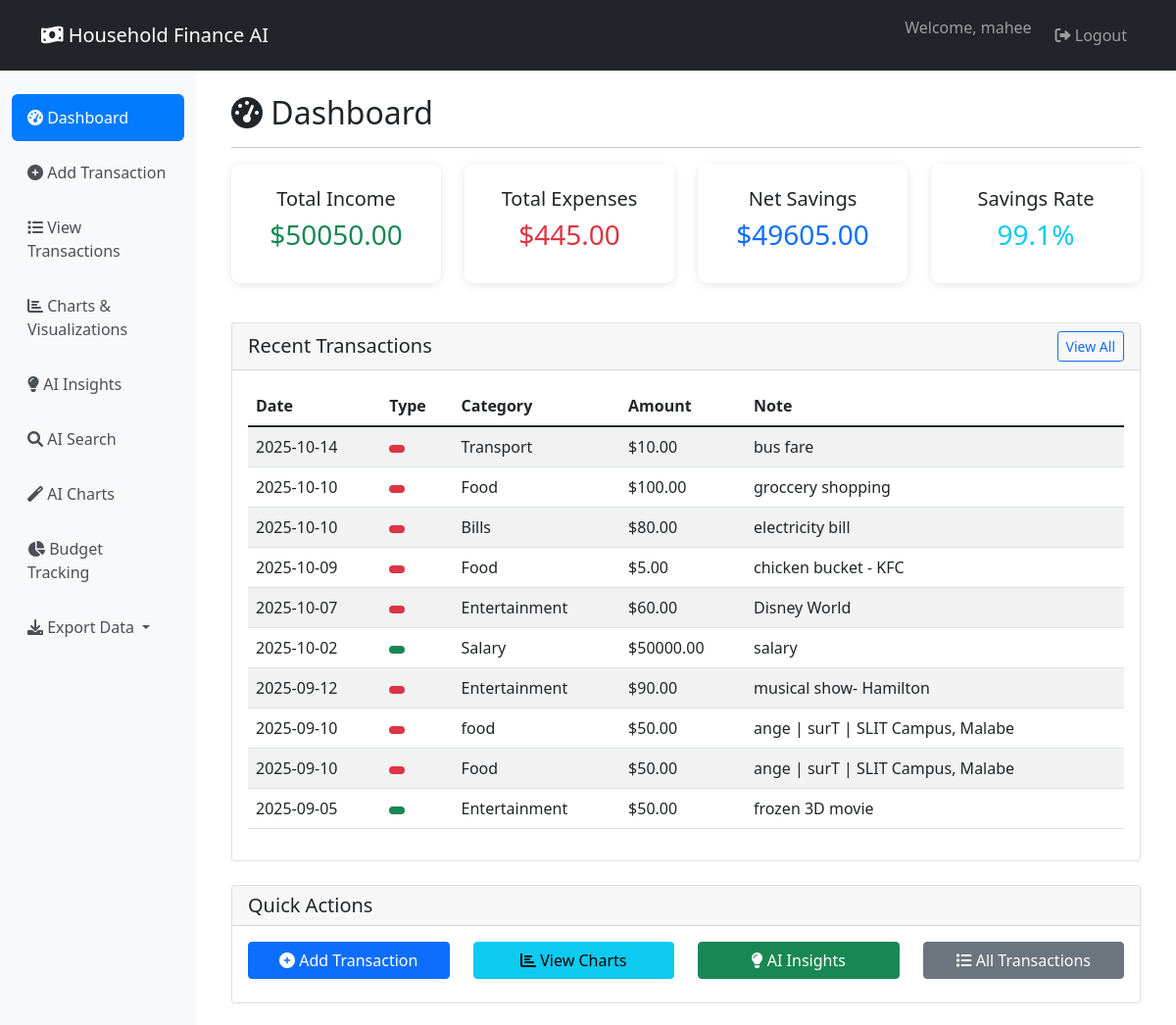
The page /dashboard (signed in, upper part) on the database as committed earlier.
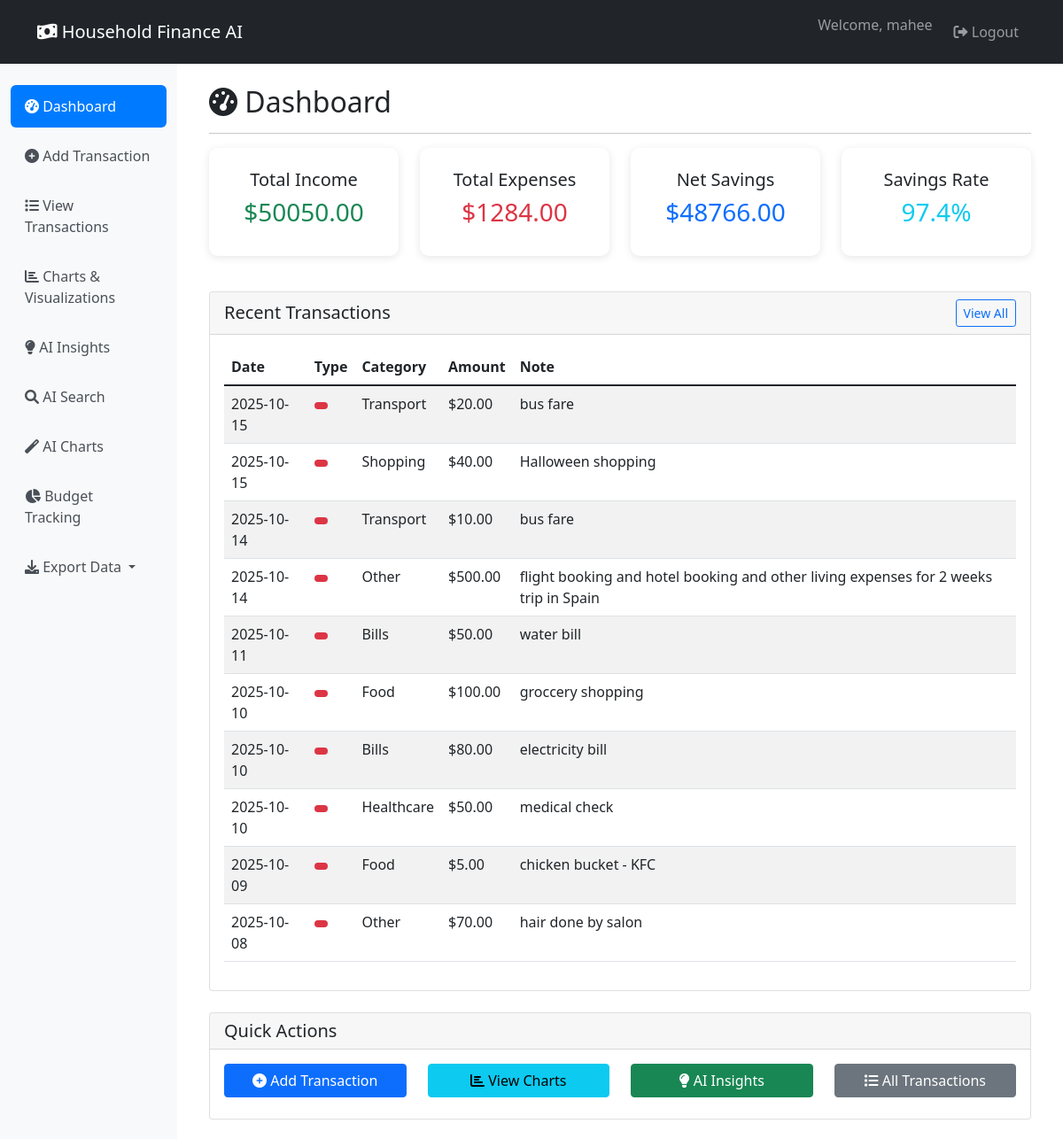
The same page on the database as committed later.
### core/database.py (models this page shows, shortened)
class Transaction(db.Model):
    __tablename__ = "transactions"
    id = db.Column(db.Integer, primary_key=True)
    user_id = db.Column(db.Integer, db.ForeignKey("users.id"), nullable=False)
    type = db.Column(db.String(20), nullable=False)  # ✅ This should be 'type' not 't_type'
    category = db.Column(db.String(100), nullable=False)
    amount = db.Column(db.Float, nullable=False)
    date = db.Column(db.Date, nullable=False, default=datetime.utcnow)
    note = db.Column(db.Text, nullable=True)
    created_at = db.Column(db.DateTime, default=datetime.utcnow)
    user = db.relationship("User", back_populates="transactions")

### app/routes/transactions.py (the view)
@transactions_bp.route('/')
@transactions_bp.route('/dashboard')
@login_required
def dashboard():
    transactions = collector.get_user_transactions(current_user.id)
    if not transactions:
        return render_template('dashboard.html', title='Dashboard',
                             transactions=[], metrics={}, anomalies=[], summary={},
                             show_welcome=True)
    df = collector.get_transactions_df(current_user.id)
    total_income = df[df['type'].str.lower() == 'income']['amount'].sum()
    total_expense = df[df['type'].str.lower() == 'expense']['amount'].sum()
    savings = total_income - total_expense
    savings_rate = (savings / total_income * 100) if total_income > 0 else 0
    metrics = {
        'total_income': total_income,
        'total_expense': total_expense,
        'savings': savings,
        'savings_rate': savings_rate,
        'transaction_count': len(transactions)
    }
    recent_transactions = sorted(transactions, key=lambda x: x.date, reverse=True)[:10]
    anomalies = collector.detect_anomalies(current_user.id)
    summary = collector.generate_summary(current_user.id, period='week')
    return render_template('dashboard.html',
                         title='Dashboard',
                         metrics=metrics,
                         transactions=recent_transactions,
                         anomalies=anomalies,
                         summary=summary,
                         show_welcome=False)

### agents/data_collector.py (called while the page is built)
    def get_transactions_df(self, user_id):
        transactions = Transaction.query.filter_by(user_id=user_id).all()
        if not transactions:
            return pd.DataFrame()
        data = [{
            "id": t.id,
            "date": t.date,
            "type": t.type,  # CHANGED: t_type → type
            "category": t.category,
            "amount": t.amount,
            "note": t.note
        } for t in transactions]
        df = pd.DataFrame(data)
        if not df.empty and 'date' in df.columns:
            df['date'] = pd.to_datetime(df['date'])
        return df

    def get_user_transactions(self, user_id):
        return Transaction.query.filter_by(user_id=user_id).all()

    def detect_anomalies(self, user_id):
        df = self.get_transactions_df(user_id)
        if df.empty:
            return []
        mean = df['amount'].mean()
        std = df['amount'].std()
        if std > 0:
            anomalies = df[df['amount'] > mean + 2 * std]
            return anomalies.to_dict('records')
        return []

### app/templates/dashboard.html (shortened to what the changed rows need)
{% extends "base.html" %}
{% block content %}
<div class="row">
    <div class="col-12">
        <h2><i class="fas fa-tachometer-alt"></i> Dashboard</h2>
    </div>
</div>
{% if show_welcome %}
<div class="row">
    <div class="col-12">
        <div class="alert alert-info">
            <h4>Welcome to Household Finance AI Platform!</h4>
            <p>Get started by adding your first transaction to see insights and charts.</p>
            <a href="{{ url_for('transactions.add_transaction') }}" class="btn btn-primary">
                <i class="fas fa-plus-circle"></i> Add Your First Transaction
            </a>
        </div>
    </div>
</div>
{% else %}
<div class="row">
    <div class="col-md-3">
        <div class="metric-card text-center">
            <h5>Total Income</h5>
            <h3 class="text-success">${{ "%.2f"|format(metrics.total_income) }}</h3>
        </div>
    </div>
    <div class="col-md-3">
        <div class="metric-card text-center">
            <h5>Total Expenses</h5>
            <h3 class="text-danger">${{ "%.2f"|format(metrics.total_expense) }}</h3>
        </div>
    </div>
    <div class="col-md-3">
        <div class="metric-card text-center">
            <h5>Net Savings</h5>
            <h3 class="text-primary">${{ "%.2f"|format(metrics.savings) }}</h3>
        </div>
    </div>
    <div class="col-md-3">
        <div class="metric-card text-center">
            <h5>Savings Rate</h5>
            <h3 class="text-info">{{ "%.1f"|format(metrics.savings_rate) }}%</h3>
        </div>
    </div>
</div>
<div class="row mt-4">
    <div class="col-12">
        <div class="card">
            <div class="card-header d-flex justify-content-between align-items-center">
                <h5 class="mb-0">Recent Transactions</h5>
                <a href="{{ url_for('transactions.view_transactions') }}" class="btn btn-sm btn-outline-primary">
                    View All
                </a>
            </div>
            <div class="card-body">
                {% if transactions %}
                <div class="table-responsive">
                    <table class="table table-striped">
                        <thead>
                            <tr>
                                <th>Date</th>
                                <th>Type</th>
                                <th>Category</th>
                                <th>Amount</th>
                                <th>Note</th>
                            </tr>
                        </thead>
                        <tbody>
                            {% for transaction in transactions %}
                            <tr>
                                <td>{{ transaction.date.strftime('%Y-%m-%d') }}</td>
                                <td>
                                    <span class="badge {% if transaction.type == 'income' %}bg-success{% else %}bg-danger{% endif %}">
                                </td>
                                <td>{{ transaction.category }}</td>
                                <td>${{ "%.2f"|format(transaction.amount) }}</td>
                                <td>{{ transaction.note or '-' }}</td>
                            </tr>
                            {% endfor %}
                        </tbody>
                    </table>
                </div>
                {% else %}
                <p class="text-muted">No transactions found.</p>
                {% endif %}
            </div>
        </div>
    </div>
</div>
<div class="row mt-4">
    <div class="col-12">
        <div class="card">
            <div class="card-header">
                <h5 class="mb-0">Quick Actions</h5>
            </div>
            <div class="card-body">
                <div class="row">
                    <div class="col-md-3 mb-2">
                        <a href="{{ url_for('transactions.add_transaction') }}" class="btn btn-primary w-100">
                            <i class="fas fa-plus-circle"></i> Add Transaction
                        </a>
                    </div>
                    <div class="col-md-3 mb-2">
                        <a href="{{ url_for('charts.charts_page') }}" class="btn btn-info w-100">
                            <i class="fas fa-chart-bar"></i> View Charts
                        </a>
                    </div>
                    <div class="col-md-3 mb-2">
                        <a href="{{ url_for('insights.insights_page') }}" class="btn btn-success w-100">
                            <i class="fas fa-lightbulb"></i> AI Insights
                        </a>
                    </div>
                    <div class="col-md-3 mb-2">
                        <a href="{{ url_for('transactions.view_transactions') }}" class="btn btn-secondary w-100">
                            <i class="fas fa-list"></i> All Transactions
                        </a>
                    </div>
                </div>
            </div>
        </div>
    </div>
</div>
{% endif %}
{% endblock %}

Rows that differ between the two databases and show on the page:
no longer on this page (row unchanged): Transaction: amount "60.00"
no longer on this page (row unchanged): Transaction: amount "50000.00"
no longer on this page (row unchanged): Transaction: amount "90.00"
no longer on this page (row unchanged): Transaction: amount "50.00"
no longer on this page (row unchanged): Transaction: amount "50.00"
no longer on this page (row unchanged): Transaction: amount "50.00"
added Transaction: amount "20.00"
added Transaction: amount "40.00"
added Transaction: amount "500.00"
added Transaction: amount "50.00"
added Transaction: amount "50.00"
added Transaction: amount "70.00"
Other text that changed with them:
{{ "%.2f"|format(metrics.total_expense) }}: "445.00" → "1284.00"
{{ "%.2f"|format(metrics.savings) }}: "49605.00" → "48766.00"
{{ "%.1f"|format(metrics.savings_rate) }}: "99.1" → "97.4"
